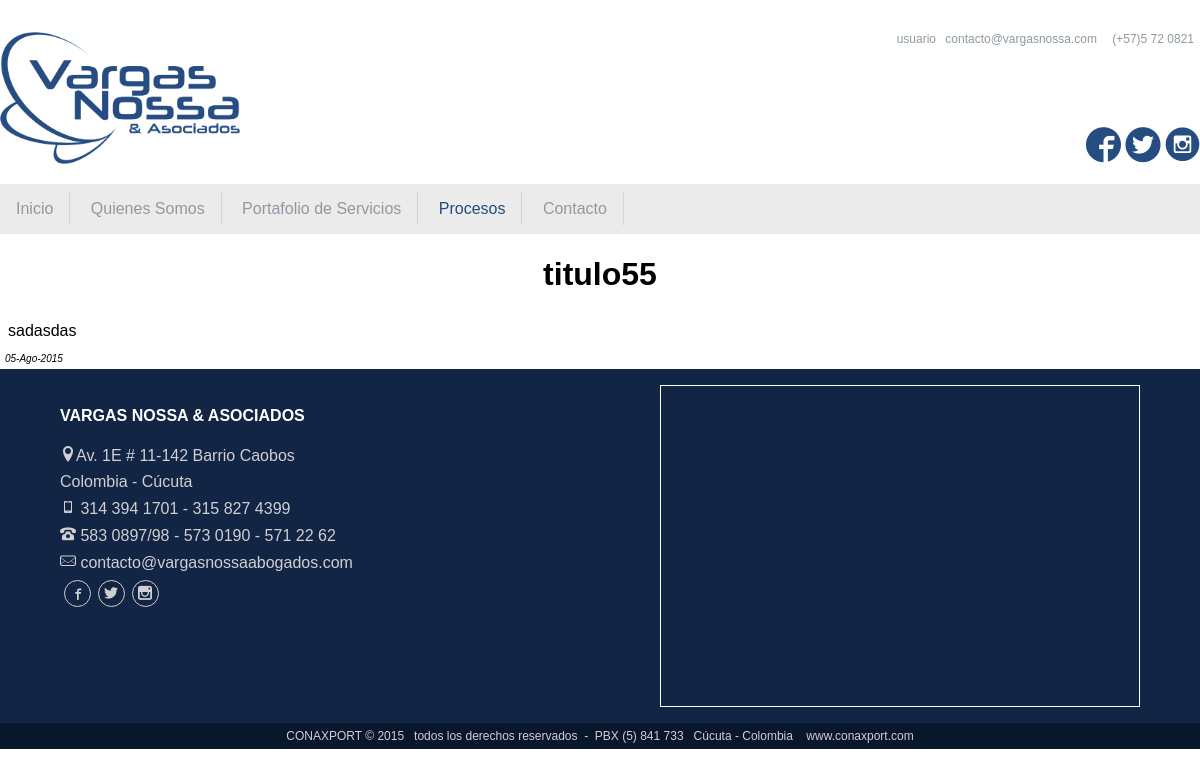
Page /procesos/proceso.php?cs=2 on the committed database.
### tables this page shows
CREATE TABLE IF NOT EXISTS `casos` (
`id_cas` int(11) NOT NULL,
  `us_id` int(11) NOT NULL,
  `tit_cas` varchar(255) NOT NULL,
  `text_cas` text NOT NULL,
  `es_cas` varchar(10) NOT NULL,
  `fe_cas` date NOT NULL
);

### fecha_format.php (called while the page is built, shortened)
<?php
function fechatraducearray($fecha)
{
  $fecha= strtotime($fecha);
  $diasemana=date("w", $fecha);
  $arrSemana=["Domingo","Lunes","Martes","Miercoles","Jueves","Viernes","Sábado"];
  $dia=date("d",$fecha);
  $mes=date("n",$fecha);
  $arrMese=["Meses",
            "Ene",
            "Feb",
            "Mar",
            "Abr",
            "May",
            "Jun",
            "Jul",
            "Ago",
            "Sep",
            "Oct",
            "Nov",
            "Dic"];
  $MS=$arrMese[$mes];
  $ano=date("Y",$fecha);
  $fecha=$dia."-".$MS."-".$ano;
  return $fecha;
}
?>

### procesos/proceso.php (the view, shortened to what this page needs)
<?php
	include '../config.php';
	include '../fecha_format.php';
	$idR=$_GET['cs'];
	if ($idR=="") {
?>
<script type="text/javascript">
	alert('id de caso no disponible');
	window.location.href="../procesos";
</script>
<?php
	}
	else{
		$datos="SELECT * from casos where id_cas=$idR";
		$sql_datos=mysql_query($datos,$conexion) or die (mysql_error());
		while ($dt=mysql_fetch_array($sql_datos)) {
			$cstt=$dt['tit_cas'];
			$csxt=$dt['text_cas'];
			$csfe=$dt['fe_cas'];
		}
?>
<!DOCTYPE html>
<html lang="es">
<head>
	<link rel="stylesheet" href="../css/normalize.css" />
	<link rel="stylesheet" href="../css/iconos/style.css" />
	<link rel="stylesheet" href="../css/style.css" />
	<link rel="stylesheet" href="../css/procesos.css" />
</head>
<body>
	<header id="automargen">
		<article id="verlogo">
			<figure id="logo">
				<a href="../">
					<img src="../imagenes/logo.png" alt="logo" />
				</a>
			</figure>
		</article>
		<article id="minmyred">
			<article id="spanmm">
				<a href="../registro">usuario</a>
				<span>contacto@vargasnossa.com</span>
				<span>(+57)5 72 0821</span>
			</article>
			<article id="redes">
				<a href="" target="_blank"><span class="icon-facebook3"></span></a>
				<a href="" target="_blank"><span class="icon-twitter3"></span></a>
				<a href="" target="_blank"><span class="icon-instagram-with-circle"></span></a>
			</article>
		</article>
	</header>
	<article id="automargen" class="menuP">
		<nav id="mnP">
			<a href="../">Inicio</a>
			<a href="../nosotros">Quienes Somos</a>
			<a href="../portafolio">Portafolio de Servicios</a>
			<a class="sel" href="../procesos">Procesos</a>
			<a href="../contacto">Contacto</a>
		</nav>
	</article>
	<section>
		<h1><?php echo "$cstt"; ?></h1>
		<article id="automargen" class="texpp">
			<?php echo "$csxt"; ?>
		</article>
		<article id="automargen" class="respp">
			<i><?php echo fechatraducearray($csfe); ?></i>
		</article>
	</section>
	<footer>
		<article class="flexfoot">
			<article id="contfo">
				<h4>VARGAS NOSSA & ASOCIADOS</h4>
				<div><span class="icon-location"></span>Av. 1E # 11-142 Barrio Caobos</div>
				<div>Colombia - Cúcuta</div>
				<div>
					<span class="icon-phone"></span>
					314 394 1701 - 315 827 4399
				</div>
				<div>
					<span class="icon-old-phone"></span>
					583 0897/98 - 573 0190 - 571 22 62
				</div>
				<div><span class="icon-mail"></span> contacto@vargasnossaabogados.com</div>
				<div id="redes">
					<a href="" target="_blank"><span class="icon-facebook"></span></span></a>
					<a href="" target="_blank"><span class="icon-twitter"></span></a>
					<a href="" target="_blank"><span class="icon-instagram"></span></a>
				</div>
			</article>
			<article id="mapagoogle">
				<article id="map_canvas" class="mapas"></article>
			</article>
		</article>
		<article class="fionfoot">
			CONAXPORT © 2015 &nbsp;&nbsp;todos los derechos reservados &nbsp;- &nbsp;PBX (5) 841 733 &nbsp;&nbsp;Cúcuta - Colombia &nbsp;&nbsp;
			<a href="http://conaxport.com/" target="_blank">www.conaxport.com</a>
		</article>
	</footer>
</body>
</html>
<?php
	}
?>

### css/style.css (style rules this page uses)
body { font-family: arial; font-size: 16px; }
figure img { width: 100%; }
footer { background: #122545; color: #D1CFD0; }
footer #redes { display: flex; }
footer #redes a { -webkit-align-items: center; -ms-align-items: center; align-items: center; border: 1px solid #D1CFD0; border-radius: 100%; color: #D1CFD0; display: flex; font-size: 14px; -webkit-justify-content: center; -ms-justify-content: center; justify-content: center; height: 25px; margin: 0 0.25em; text-decoration: none; width: 25px; }
footer .fionfoot { background: #08172C; font-size: 12px; padding: 0.5em 0; text-align: center; }
footer .fionfoot a { color: #D1CFD0; text-decoration: none; }
footer .flexfoot { display: flex; -webkit-justify-content: space-around; -ms-justify-content: space-around; justify-content: space-around; padding: 1em 0; }
footer .flexfoot #contfo { width: 40%; }
footer .flexfoot #contfo div { margin: 0.5em 0; }
footer .flexfoot #contfo h4 { color: #fff; }
footer .flexfoot #mapagoogle { width: 40%; }
footer .mapas { border:1px solid #fff; height: 20em; }
header { display: flex; -webkit-justify-content: space-between; -ms-justify-content: space-between; justify-content: space-between; padding: 2em 0 1em 0; }
header a { text-decoration: none; }
header #logo { width: 40%; }
header #minmyred { -webkit-align-items: flex-end; -ms-align-items: flex-end; align-items: flex-end; display: flex; -webkit-flex-direction: column; -ms-flex-direction: column; flex-direction: column; -webkit-justify-content: space-between; -ms-justify-content: space-between; justify-content: space-between; }
header #minmyred #redes a { color: #254D81; font-size: 35px; }
header #minmyred #spanmm { font-size: 12px; }
header #minmyred #spanmm span { margin: 0 0.5em; }
header #minmyred #spanmm,header #minmyred a { color: #8F99A2; }
header #verlogo,header #minmyred { width: 50%; }
#automargen { margin: 0 auto; max-width: 1200px; }
#mnP a { border-right: 1px solid #D0D4D7; color: #9198A2; padding: 0.5em 1em; text-decoration: none; }
#mnP .sel,#mnP a:hover,#mnP a:active { color: #244C80; }
.menuP { background: #EBEBEB; padding: 1em 0; }

### css/procesos.css (style rules this page uses)
h1,h2 { text-align: center; }
#casosver .tdscasos i,.respp { font-size: 10px; }
.texpp,.respp { padding: 0.5em; }

### rows in the picture
casos: tit_cas "titulo55", text_cas "sadasdas", fe_cas "05-Ago-2015"
